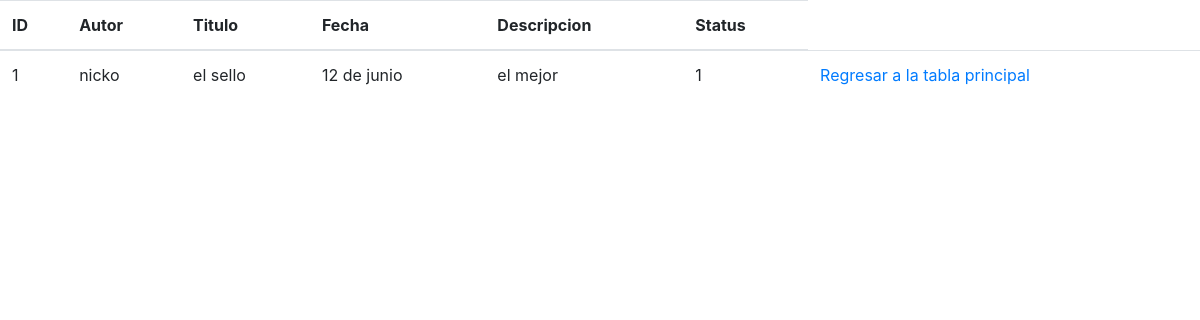
The page /detalle_blog.php?id=1 on the database its author committed.
### tables this page shows
CREATE TABLE `blog` (
  `id_usr` int(15) UNSIGNED NOT NULL,
  `autor_usr` varchar(100) NOT NULL,
  `titulo_usr` varchar(100) NOT NULL,
  `fecha_usr` varchar(100) NOT NULL,
  `descripcion_usr` varchar(100) NOT NULL,
  `status_usr` int(1) NOT NULL DEFAULT 1
);

### detalle_blog.php (the view, shortened to what this page needs)
<!DOCTYPE html>
<html lang="es-MX">
<head>
	<link rel="stylesheet" href="https://stackpath.bootstrapcdn.com/bootstrap/4.5.0/css/bootstrap.min.css">
</head>
<body>
<div class="table-reponsive">
	<?php require_once 'pruebaconexion.php'; ?>
	<table	class="table table-stripped">
		<thead>
			<tr>
				<th>
					ID
				</th>
				<th>
					Autor
				</th>
				<th>
					Titulo
				</th>
				<th>
					Fecha
				</th>
				<th>
					Descripcion
				</th>
				<th>
					Status
				</th>
			</tr>
		</thead>
		<tbody>
			<?php
      		$id = $_GET['id'];
      		$consulta = "SELECT * FROM blog WHERE id_usr = $id";
      		$resultado = mysqli_query($mysqli, $consulta);
      		$fila = mysqli_fetch_array($resultado);
      		?>
			<tr>
			<td><?php echo $fila
				["id_usr"];
			?></td>
			<td><?php echo $fila
				["autor_usr"];
			?></td>
			<td><?php echo $fila
				["titulo_usr"];
			?></td>
			<td><?php echo $fila
				["fecha_usr"];
			?></td>
			<td><?php echo $fila
				["descripcion_usr"];
			?></td>
			<td><?php echo $fila
				["status_usr"];
			?></td>
			<td><a href="index.php">Regresar a la tabla principal</a></td>
			 </tr>
			 </tbody>
   			 </table>
   			 </div>
	</body>
</html>

### rows shown on the page
blog: id_usr "1", autor_usr "nicko", titulo_usr "el sello", fecha_usr "12 de junio", descripcion_usr "el mejor", status_usr "1"
